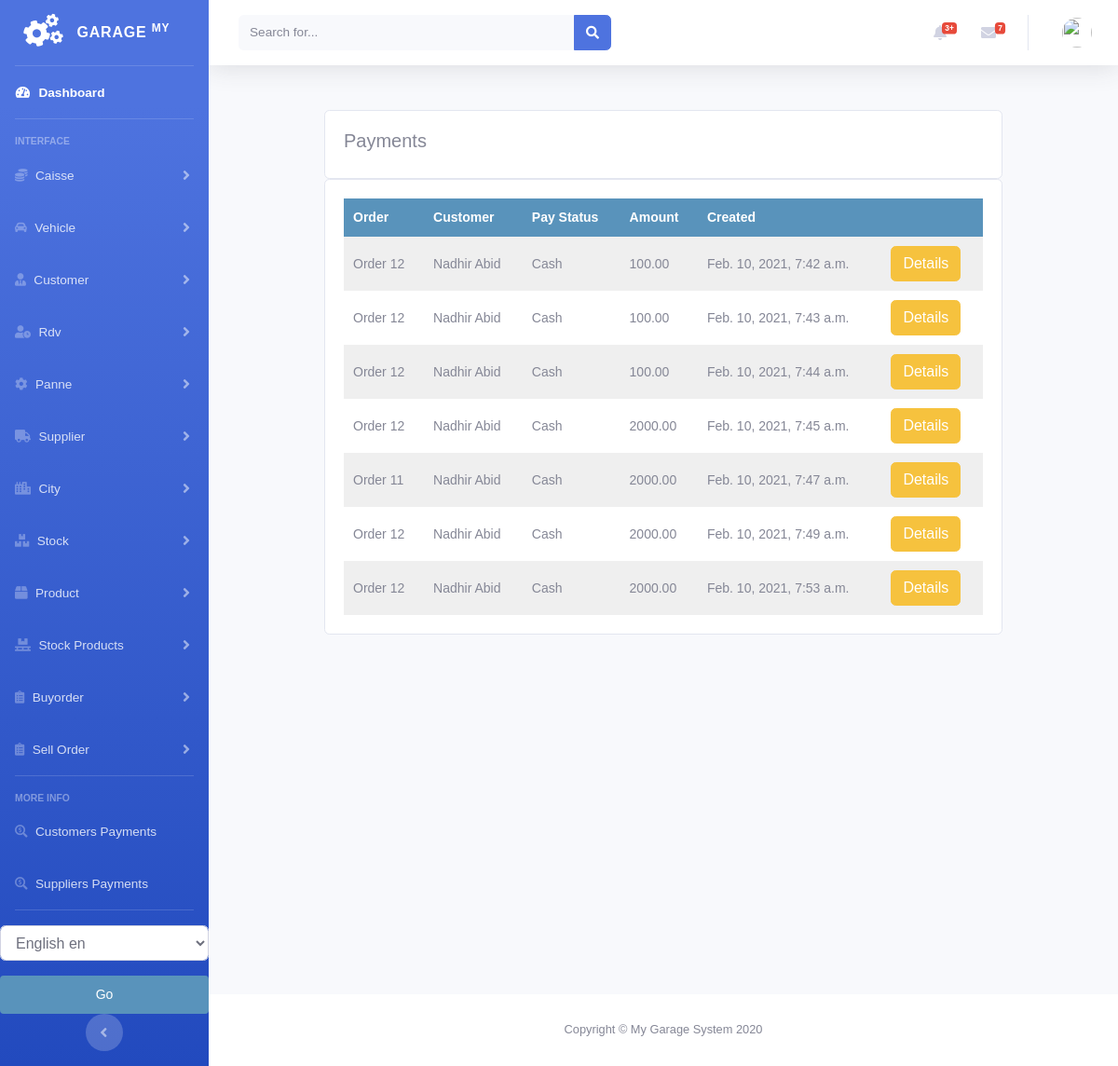
Before: /payments/customer_payment_list with the older database file.
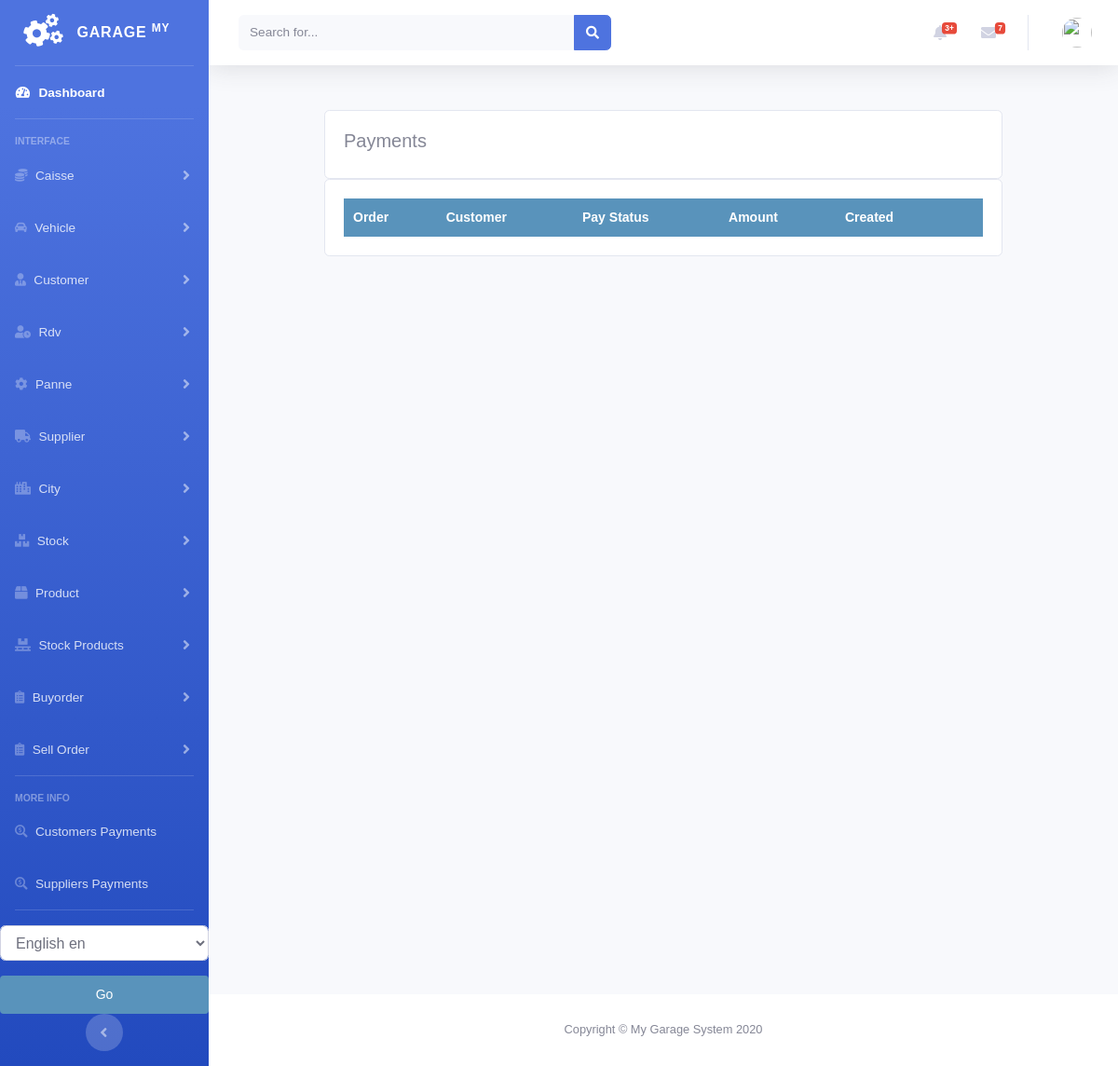
After: the same page with the newer database file.
### payments/models.py (models this page shows)
class SellOrderPayment(models.Model):
    order = models.ForeignKey(Order, on_delete=models.CASCADE, blank=True, null=True)
    customer = models.ForeignKey(Customer, on_delete=models.CASCADE)
    user = models.IntegerField(default=0)
    amount = models.DecimalField(max_digits=10, decimal_places=2)
    created = models.DateTimeField(auto_now_add=True)
    pay_type = (
        ('Cash', 'Cash'),
        ('Cheque', 'Cheque'),
    )
    pay_status = models.CharField(max_length=8, choices=pay_type, blank=True, default="Cash")

### sellorder/models.py (models this page shows, shortened)
class Order(models.Model):
    customer = models.ForeignKey(Customer, on_delete=models.DO_NOTHING)
    vehicle = models.ForeignKey(Vehicle, on_delete=models.DO_NOTHING, null=True, blank=True)
    created = models.DateTimeField(auto_now_add=True)
    updated = models.DateTimeField(auto_now=True)
    debt = models.DecimalField(max_digits=10, decimal_places=2, null=True, blank=True, default=0)
    total_price = models.DecimalField(max_digits=10, decimal_places=2, null=True, blank=True, default=0)
    paid = models.BooleanField(default=False)
    class Meta:
        ordering = ('-created',)
    def __str__(self):
        return f'Order {self.id}'

### customer/models.py (models this page shows, shortened)
class Customer(models.Model):
    firstname = models.CharField(max_length=250, null=True)
    lastname = models.CharField(max_length=250, null=True)
    address = models.CharField(max_length=200, null=True)
    phone = models.CharField(max_length=200, null=True)
    national_number = models.CharField(max_length=200, null=True)
    email = models.EmailField(null=True)
    date_created = models.DateTimeField(auto_now_add=True, null=True)
    date_joined = models.DateField(null=True)
    debt = models.DecimalField(max_digits=10, decimal_places=2, null=True, default=0)
    def __str__(self):
        return self.firstname + " " + self.lastname

### payments/views.py (the view)
# urls.py: path('customer_payment_list', views.customer_payment_list, name='customer_payment_list'),
def customer_payment_list(request):
    customerpayments = SellOrderPayment.objects.all()
    context = {
        "customerpayments": customerpayments
    }
    return render(request, 'payments/customer/payment_list.html', context)

### payments/templates/payments/customer/payment_list.html (shortened to what this page needs)
{% extends 'home.html' %}
{% load static %}
{% block content %}
<br>
<div class="container">
    <div class="row">
        <div class="col-md">
            <div class="card card-body">
                <h5>Payments</h5>
            </div>
            <div class="card card-body">
                <table id="table_id" class="display text-center">
                    <thead>
                    <tr>
                        <th>Order</th>
                        <th>Customer</th>
                        <th>Pay Status</th>
                        <th>Amount</th>
                        <th>Created</th>
                        <th></th>
                    </tr>
                    </thead>
                    <tbody>
                    {% for payment in customerpayments %}
                    <tr>
                        <td>
                            {{payment.order}}
                        </td>
                        <td>
                            {{payment.customer}}
                        </td>
                        <td>
                            {{payment.pay_status}}
                        </td>
                        <td>
                            {{payment.amount}}
                        </td>
                        <td>
                            {{payment.created}}
                        </td>
 <td>
                           <a class="btn btn-warning " href="{% url 'sellorder:sellorder_details' payment.order.id %}">Details</a>
                    </td>
                    </tr>
                    {% endfor %}
                    </tbody>
                </table>
            </div>
        </div>
    </div>
</div>
{% endblock %}
{% block jsscript %}
<link rel="stylesheet" type="text/css" href="https://cdn.datatables.net/1.10.22/css/jquery.dataTables.css">
<link rel="stylesheet" type="text/css" href="https://cdn.datatables.net/buttons/1.6.5/css/buttons.dataTables.min.css">
{% endblock %}

Changed rows visible on the page:
removed SellOrderPayment: order "Order 12", customer "Nadhir Abid", pay_status "Cash", amount "100.00", created "Feb. 10, 2021, 7:42 a.m."
removed SellOrderPayment: order "Order 12", customer "Nadhir Abid", pay_status "Cash", amount "100.00", created "Feb. 10, 2021, 7:43 a.m."
removed SellOrderPayment: order "Order 12", customer "Nadhir Abid", pay_status "Cash", amount "100.00", created "Feb. 10, 2021, 7:44 a.m."
removed SellOrderPayment: order "Order 12", customer "Nadhir Abid", pay_status "Cash", amount "2000.00", created "Feb. 10, 2021, 7:45 a.m."
removed SellOrderPayment: order "Order 11", customer "Nadhir Abid", pay_status "Cash", amount "2000.00", created "Feb. 10, 2021, 7:47 a.m."
removed SellOrderPayment: order "Order 12", customer "Nadhir Abid", pay_status "Cash", amount "2000.00", created "Feb. 10, 2021, 7:49 a.m."
removed SellOrderPayment: order "Order 12", customer "Nadhir Abid", pay_status "Cash", amount "2000.00", created "Feb. 10, 2021, 7:53 a.m."
